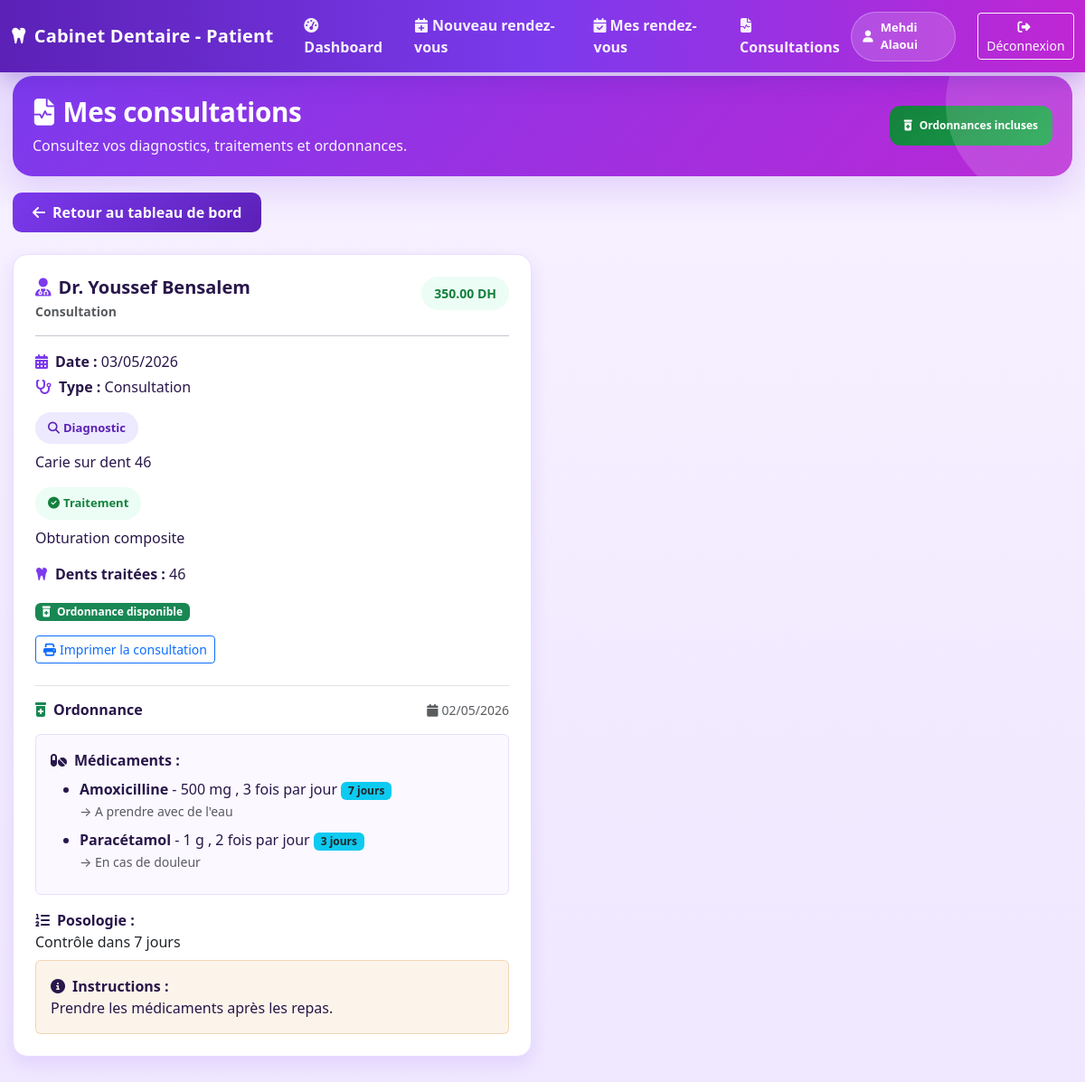
The page /index.php?route=/patient/consultations (signed in) on the database its author committed.
### tables this page shows
CREATE TABLE patients (
    id INT AUTO_INCREMENT PRIMARY KEY,
    user_id INT NOT NULL,
    age INT,
    telephone VARCHAR(20),
    adresse TEXT,
    date_naissance DATE,
    groupe_sanguin VARCHAR(5),
    allergies TEXT,
    observations TEXT,
    created_at TIMESTAMP DEFAULT CURRENT_TIMESTAMP,
    FOREIGN KEY (user_id) REFERENCES users(id) ON DELETE CASCADE,
    KEY idx_user_id (user_id)
);

CREATE TABLE users (
    id INT AUTO_INCREMENT PRIMARY KEY,
    nom VARCHAR(100) NOT NULL,
    prenom VARCHAR(100) NOT NULL,
    email VARCHAR(150) UNIQUE NOT NULL,
    password VARCHAR(255) NOT NULL,
    role ENUM('admin','dentiste','secretaire','patient') NOT NULL DEFAULT 'patient',
    created_at TIMESTAMP DEFAULT CURRENT_TIMESTAMP,
    KEY idx_email (email),
    KEY idx_role (role)
);

CREATE TABLE consultations (
    id INT AUTO_INCREMENT PRIMARY KEY,
    rendez_vous_id INT NULL,
    dentiste_id INT NOT NULL,
    patient_id INT NOT NULL,
    diagnostic TEXT,
    traitement_effectue TEXT,
    traitement_prevu TEXT,
    dents_traitees VARCHAR(100),
    prix DECIMAL(10,2),
    notes TEXT,
    created_at TIMESTAMP DEFAULT CURRENT_TIMESTAMP,
    FOREIGN KEY (rendez_vous_id) REFERENCES rendez_vous(id) ON DELETE SET NULL,
    FOREIGN KEY (dentiste_id) REFERENCES dentistes(id) ON DELETE CASCADE,
    FOREIGN KEY (patient_id) REFERENCES patients(id) ON DELETE CASCADE,
    KEY idx_rendez_vous (rendez_vous_id),
    KEY idx_patient (patient_id),
    KEY idx_dentiste (dentiste_id)
);

CREATE TABLE dentistes (
    id INT AUTO_INCREMENT PRIMARY KEY,
    user_id INT NOT NULL,
    specialite VARCHAR(100),
    numero_licence VARCHAR(50) UNIQUE,
    telephone VARCHAR(20),
    cabinet TEXT,
    created_at TIMESTAMP DEFAULT CURRENT_TIMESTAMP,
    FOREIGN KEY (user_id) REFERENCES users(id) ON DELETE CASCADE,
    KEY idx_user_id (user_id)
);

CREATE TABLE rendez_vous (
    id INT AUTO_INCREMENT PRIMARY KEY,
    patient_id INT NOT NULL,
    dentiste_id INT NOT NULL,
    secretaire_id INT,
    date_heure DATETIME NOT NULL,
    duree_minutes INT DEFAULT 30,
    motif TEXT,
    type_rendez_vous ENUM('consultation','nettoyage','extraction','traitement','blanchiment','radio','autre') DEFAULT 'consultation',
    statut ENUM('planifié','confirmé','annulé','complété','absent') DEFAULT 'planifié',
    notes TEXT,
    created_at TIMESTAMP DEFAULT CURRENT_TIMESTAMP,
    FOREIGN KEY (patient_id) REFERENCES patients(id) ON DELETE CASCADE,
    FOREIGN KEY (dentiste_id) REFERENCES dentistes(id) ON DELETE CASCADE,
    FOREIGN KEY (secretaire_id) REFERENCES secretaires(id) ON DELETE SET NULL,
    KEY idx_patient (patient_id),
    KEY idx_dentiste (dentiste_id),
    KEY idx_date (date_heure),
    KEY idx_statut (statut)
);

CREATE TABLE ordonnances (
    id INT AUTO_INCREMENT PRIMARY KEY,
    patient_id INT NOT NULL,
    dentiste_id INT NOT NULL,
    rendez_vous_id INT NULL,
    consultation_id INT NULL,
    num_ordonnance VARCHAR(50) UNIQUE NOT NULL,
    date_creation DATE NOT NULL,
    instructions TEXT,
    recommandations TEXT,
    created_at TIMESTAMP DEFAULT CURRENT_TIMESTAMP,
    FOREIGN KEY (patient_id) REFERENCES patients(id) ON DELETE CASCADE,
    FOREIGN KEY (dentiste_id) REFERENCES dentistes(id) ON DELETE CASCADE,
    FOREIGN KEY (rendez_vous_id) REFERENCES rendez_vous(id) ON DELETE SET NULL,
    FOREIGN KEY (consultation_id) REFERENCES consultations(id) ON DELETE SET NULL,
    KEY idx_patient (patient_id),
    KEY idx_dentiste (dentiste_id),
    KEY idx_rendez_vous (rendez_vous_id)
);

CREATE TABLE ordonnance_medicaments (
    id INT AUTO_INCREMENT PRIMARY KEY,
    ordonnance_id INT NOT NULL,
    nom_medicament VARCHAR(255) NOT NULL,
    dosage VARCHAR(100) NOT NULL,
    frequence VARCHAR(100) NOT NULL,
    duree VARCHAR(100),
    instructions_medicament TEXT,
    created_at TIMESTAMP DEFAULT CURRENT_TIMESTAMP,
    FOREIGN KEY (ordonnance_id) REFERENCES ordonnances(id) ON DELETE CASCADE,
    KEY idx_ordonnance (ordonnance_id)
);

### app/views/patient/resultats.php (the view, shortened to what the rows shown need)
<!DOCTYPE html>
<html lang="fr">
<head>
    <link href="https://cdn.jsdelivr.net/npm/bootstrap@5.3.0/dist/css/bootstrap.min.css" rel="stylesheet">
    <link href="https://cdnjs.cloudflare.com/ajax/libs/font-awesome/6.4.0/css/all.min.css" rel="stylesheet">
    <link href="<?php echo BASE_URL; ?>css/patient-theme.css" rel="stylesheet">
</head>
<body class="patient-body">
    <nav class="navbar navbar-expand-lg topbar fixed-top">
        <div class="container-fluid">
            <a class="navbar-brand" href="<?php echo BASE_URL; ?>index.php?route=/patient/dashboard">
                <i class="fas fa-tooth me-2"></i>Cabinet Dentaire - Patient
            </a>
            <div class="collapse navbar-collapse" id="navbarNav">
                <ul class="navbar-nav me-auto">
                <li class="nav-item">
                        <a class="nav-link active" href="<?php echo BASE_URL; ?>index.php?route=/patient/dashboard">
                            <i class="fas fa-tachometer-alt me-1"></i>Dashboard
                        </a>
                    </li>
                    <li class="nav-item">
                        <a class="nav-link" href="<?php echo BASE_URL; ?>index.php?route=/patient/rendez-vous/create">
                            <i class="fas fa-calendar-plus me-1"></i>Nouveau rendez-vous
                        </a>
                    </li>
                    <li class="nav-item">
                        <a class="nav-link" href="<?php echo BASE_URL; ?>index.php?route=/patient/rendez-vous">
                            <i class="fas fa-calendar-check me-1"></i>Mes rendez-vous
                        </a>
                    </li>
                    <li class="nav-item">
                        <a class="nav-link active" href="<?php echo BASE_URL; ?>index.php?route=/patient/consultations">
                            <i class="fas fa-file-medical-alt me-1"></i>Consultations
                        </a>
                    </li>
                </ul>
                <div class="d-flex align-items-center">
                    <div class="patient-pill">
                        <i class="fas fa-user"></i>
                        <?php echo htmlspecialchars(($user['prenom'] ?? '') . ' ' . ($user['nom'] ?? '')); ?>
                    </div>
                    <a href="<?php echo BASE_URL; ?>index.php?route=/logout" class="btn btn-outline-light btn-sm ms-3">
                        <i class="fas fa-sign-out-alt me-1"></i>Déconnexion
                    </a>
                </div>
            </div>
        </div>
    </nav>
    <div class="dashboard">
        <section class="welcome-banner patient-page-header-band">
            <div class="d-flex flex-column flex-md-row align-items-start align-items-md-center justify-content-between gap-3">
                <div>
                    <h1 class="welcome-title"><i class="fas fa-file-medical-alt me-2"></i>Mes consultations</h1>
                    <p class="welcome-sub mb-0">Consultez vos diagnostics, traitements et ordonnances.</p>
                </div>
                <span class="badge bg-success p-3"><i class="fas fa-prescription-bottle-alt me-2"></i>Ordonnances incluses</span>
            </div>
        </section>
        <a href="<?php echo BASE_URL; ?>index.php?route=/patient/dashboard" class="btn btn-retour mb-4">
            <i class="fas fa-arrow-left me-2"></i>Retour au tableau de bord
        </a>
        <?php if (empty($consultations)): ?>
            <div class="patient-empty-state">
                <i class="fas fa-file-medical-alt"></i>
                <h4>Aucune consultation</h4>
                <p class="mb-0">Vous n'avez pas encore de consultations enregistrées.</p>
            </div>
        <?php else: ?>
            <div class="row">
                <?php foreach ($consultations as $consultation): ?>
                    <div class="col-lg-6">
                        <div class="patient-consult-card">
                            <div class="d-flex justify-content-between align-items-start mb-3">
                                <div>
                                    <h5 class="mb-1 fw-bold"><i class="fas fa-user-md me-2 text-primary"></i>Dr. <?php echo htmlspecialchars(($consultation['dentiste_prenom'] ?? '') . ' ' . ($consultation['dentiste_nom'] ?? '')); ?></h5>
                                    <p class="text-muted mb-0 small fw-semibold"><?php echo htmlspecialchars($consultation['dentiste_specialite'] ?? 'Chirurgie Dentaire'); ?></p>
                                </div>
                                <?php if (!empty($consultation['prix'])): ?>
                                    <span class="patient-prix-badge"><?php echo number_format($consultation['prix'], 2); ?> DH</span>
                                <?php endif; ?>
                            </div>
                            <hr class="border-opacity-25">
                            <div class="mb-3">
                                <p class="mb-1"><i class="fas fa-calendar-alt me-2 text-primary"></i><strong>Date :</strong> <?php echo date('d/m/Y', strtotime($consultation['date_heure'] ?? '')); ?></p>
                                <p class="mb-0"><i class="fas fa-stethoscope me-2 text-primary"></i><strong>Type :</strong> <?php echo htmlspecialchars(ucfirst($consultation['type_rendez_vous'] ?? 'Consultation')); ?></p>
                            </div>
                            <?php if (!empty($consultation['diagnostic'])): ?>
                                <div class="mb-3">
                                    <span class="patient-diagnostic-badge"><i class="fas fa-search me-1"></i>Diagnostic</span>
                                    <p class="mt-2 mb-0"><?php echo htmlspecialchars($consultation['diagnostic']); ?></p>
                                </div>
                            <?php endif; ?>
                            <?php if (!empty($consultation['traitement_effectue'])): ?>
                                <div class="mb-3">
                                    <span class="patient-diagnostic-badge" style="background:#ecfdf5;color:var(--ok);"><i class="fas fa-check-circle me-1"></i>Traitement</span>
                                    <p class="mt-2 mb-0"><?php echo htmlspecialchars($consultation['traitement_effectue']); ?></p>
                                </div>
                            <?php endif; ?>
                            <?php if (!empty($consultation['dents_traitees'])): ?>
                                <div class="mb-3">
                                    <p class="mb-0"><i class="fas fa-tooth me-2 text-primary"></i><strong>Dents traitées :</strong> <?php echo htmlspecialchars($consultation['dents_traitees']); ?></p>
                                </div>
                            <?php endif; ?>
                            <?php if (!empty($consultation['ordonnance'])): ?>
                                <div class="mb-3">
                                    <span class="badge bg-success"><i class="fas fa-prescription-bottle-alt me-1"></i> Ordonnance disponible</span>
                                </div>
                            <?php endif; ?>
                            <div class="mt-3">
                                <a href="<?php echo BASE_URL; ?>index.php?route=/patient/consultation/print&id=<?php echo (int)$consultation['id']; ?>" class="btn btn-sm btn-outline-primary">
                                    <i class="fas fa-print me-1"></i>Imprimer la consultation
                                </a>
                            </div>
                            <?php if (!empty($consultation['ordonnance'])): ?>
                                <div class="mt-4 pt-3 border-top">
                                    <div class="d-flex justify-content-between align-items-center mb-3">
                                        <h6 class="mb-0 fw-bold"><i class="fas fa-prescription-bottle-alt text-success me-2"></i>Ordonnance</h6>
                                        <small class="text-muted"><i class="fas fa-calendar me-1"></i><?php echo date('d/m/Y', strtotime($consultation['ordonnance']['date_creation'] ?? '')); ?></small>
                                    </div>
                                    <?php if (!empty($consultation['ordonnance']['medicaments'])): ?>
                                        <div class="mb-3 p-3 rounded" style="background:var(--surface-alt);border:1px solid var(--line);">
                                            <strong><i class="fas fa-pills me-2"></i>Médicaments :</strong>
                                            <ul class="mt-2 mb-0">
                                                <?php foreach ($consultation['ordonnance']['medicaments'] as $med): ?>
                                                    <li class="mb-2">
                                                        <strong><?php echo htmlspecialchars($med['nom_medicament']); ?></strong>
                                                        <?php if (!empty($med['dosage'])): ?> - <?php echo htmlspecialchars($med['dosage']); ?><?php endif; ?>
                                                        <?php if (!empty($med['frequence'])): ?>, <?php echo htmlspecialchars($med['frequence']); ?><?php endif; ?>
                                                        <?php if (!empty($med['duree'])): ?> <span class="badge bg-info text-dark"><?php echo htmlspecialchars($med['duree']); ?></span><?php endif; ?>
                                                        <?php if (!empty($med['instructions_medicament'])): ?><br><small class="text-muted">→ <?php echo htmlspecialchars($med['instructions_medicament']); ?></small><?php endif; ?>
                                                    </li>
                                                <?php endforeach; ?>
                                            </ul>
                                        </div>
                                    <?php endif; ?>
                                    <?php if (!empty($consultation['ordonnance']['recommandations'])): ?>
                                        <div class="mb-2">
                                            <strong><i class="fas fa-list-ol me-2"></i>Posologie :</strong>
                                            <p class="mb-0 text-dark"><?php echo nl2br(htmlspecialchars($consultation['ordonnance']['recommandations'])); ?></p>
                                        </div>
                                    <?php endif; ?>
                                    <?php if (!empty($consultation['ordonnance']['instructions'])): ?>
                                        <div class="p-3 rounded" style="background:rgba(217,119,6,.08);border:1px solid rgba(217,119,6,.25);">
                                            <strong><i class="fas fa-info-circle me-2"></i>Instructions :</strong>
                                            <p class="mb-0"><?php echo nl2br(htmlspecialchars($consultation['ordonnance']['instructions'])); ?></p>
                                        </div>
                                    <?php endif; ?>
                                </div>
                            <?php endif; ?>
                        </div>
                    </div>
                <?php endforeach; ?>
            </div>
        <?php endif; ?>
    </div>
</body>
</html>

### rows shown on the page
patients: user.nom "Mehdi Alaoui"
consultations: users.prenom+nom "Youssef Bensalem", dentiste.specialite "Consultation", prix "350.00", rendez_vous.date_heure "03/05/2026", rendez_vous.type_rendez_vous "Consultation", diagnostic "Carie sur dent 46", traitement_effectue "Obturation composite", dents_traitees "46"
ordonnances: date_creation "02/05/2026", recommandations "Contrôle dans 7 jours", instructions "Prendre les médicaments après les repas."
ordonnance_medicaments: nom_medicament "Amoxicilline", dosage "500 mg", frequence "3 fois par jour", duree "7 jours", instructions_medicament "A prendre avec de l'eau"
ordonnance_medicaments: nom_medicament "Paracétamol", dosage "1 g", frequence "2 fois par jour", duree "3 jours", instructions_medicament "En cas de douleur"
